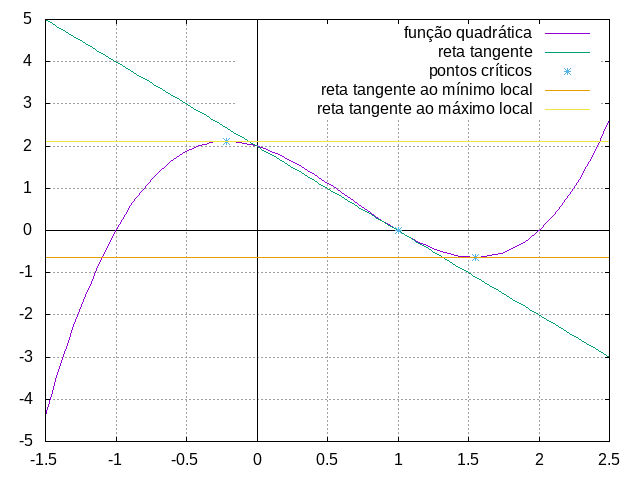

Write gnuplot code to recreate this figure.
set terminal png
set output "tarefa1.png"
set xzeroaxis ls -1
set yzeroaxis ls -1
set grid
set xrange[-1.5:2.5]
plot x**3-2*x**2-x+2 title "função quadrática", -2*x+2 title "reta tangente", "pontos.txt" title "pontos críticos", 0*x - 0.631130309441 title "reta tangente ao mínimo local", x*0 + 2.11261179092 title "reta tangente ao máximo local"
